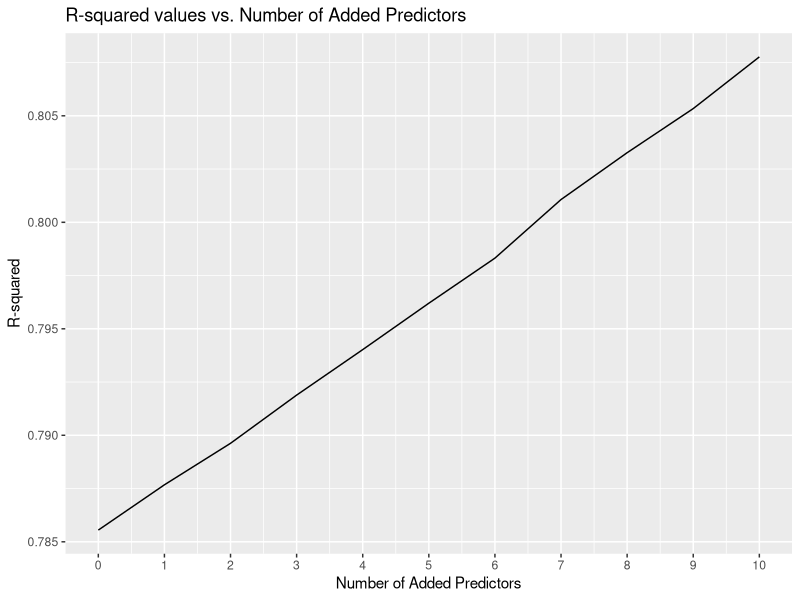

Recreate this plot in R.
## ---- chunk 1
knitr::opts_chunk$set(
  echo = TRUE,
  warning = FALSE, 
  message = FALSE, 
  fig.width = 5, 
  fig.height = 4, 
  out.width = "50%", 
  fig.align = "center"
)
## ---- chunk 2

simulate_R_squared_range <- function(n, p, m) {
  # Step 1: Generate original random feature matrix X and coefficients beta
  X <- matrix(rnorm(n * p), nrow = n, ncol = p)
  beta <- rnorm(p)
  y_true <- X %*% beta + rnorm(n)
  # Generate m additional predictors
  X_new <- matrix(rnorm(m * n), nrow = n, ncol = m)
  # Initialize a vector to store R^2 values
  r_squared_values <- numeric(m+1)
  
  model_extended <- lm(y_true ~ X - 1)
  r_squared_values[1] <- summary(model_extended)$r.squared
  
  for (i in 1:m) {
    # Step 2 & 3: Extend X by adding one more column from X_new at a time
    X_extended <- cbind(X, X_new[, 1:i])
    # Step 4 & 5: Fit a linear model using the extended X and y
    model_extended <- lm(y_true ~ X_extended - 1) # '- 1' to exclude intercept
    # Step 6: Calculate R^2 value for the fitted model
    r_squared_values[i+1] <- summary(model_extended)$r.squared
  }
  
  return(r_squared_values)
}

# Monte Carlo simulation
monte_carlo_simulation_range <- function(n, p, r, m) {
  # Replicate r times the simulation and store each set of m R^2 values
  simulations <- replicate(r, simulate_R_squared_range(n, p, m), simplify = "array")
  # Compute the mean R^2 over all simulations for each of the m values
  mean_R_squared <- apply(simulations, 1, mean)
  return(mean_R_squared)
}
## ---- chunk 3
library(tibble)
library(ggplot2)

set.seed(42)

# Create data frame of the observed R^2 w.r.t. number of predictors
df_experiment <- tibble(
  predictors = seq(0, 10, by = 1),
  r_squared_values = monte_carlo_simulation_range(100, 5, 500, 10)
)

# Plot
ggplot(df_experiment, aes(x = predictors, y = r_squared_values)) +
  geom_line() +
  labs(title = "R-squared values vs. Number of Added Predictors",
       x = "Number of Added Predictors",
       y = "R-squared"
   ) +
  scale_x_continuous(breaks = seq(0, 10, by = 1))  
